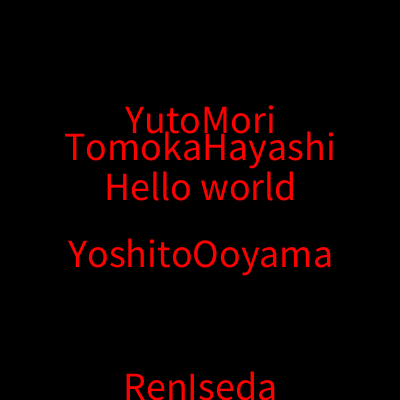
Frame 1 (no input)
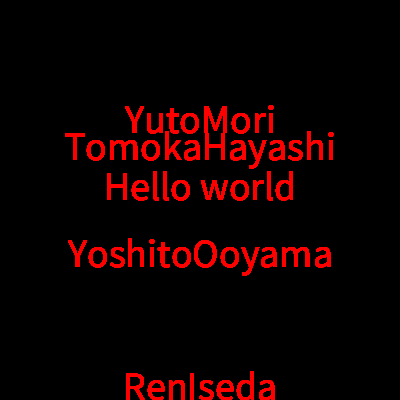
Frame 60 (the mouse pressed at the canvas centre just before this capture)
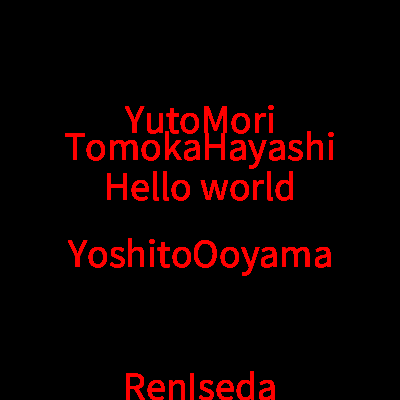
Frame 120 (the mouse held since frame 60 and released just before this capture)

The Processing sketch that drew these frames (run headless with seeded random() and noise(); from frame 60 on, the mouse is pressed at the canvas centre):

// Processing sketch: GitHubWS
// ── GitHubWS.pde
void setup() {
  size(400, 400);
  background(0);
}

void draw() {
  textAlign(CENTER);
  fill(255,0,0);
  textSize(40);
  text("Hello world", width/2, height/2 );
  text("RenIseda", width/2, height);
  text("YoshitoOoyama", width/2, height/1.5);
  text("TomokaHayashi", width/2, height/2.5);
  text("YutoMori", width/2, height/3);

}
